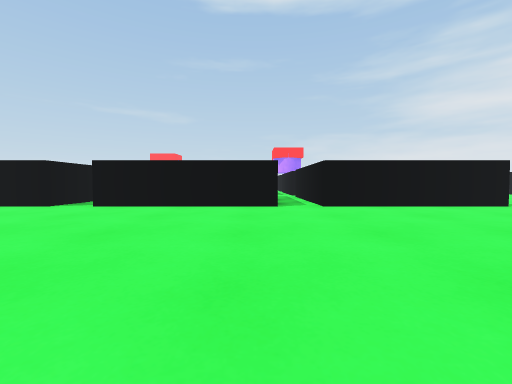
view 1 (above)

22 first-person views from a walk through a 3-D level made in the Unity game engine. The camera is 0.51 m above the floor, tilts 2° down and sees 90° across. The floor is counted in squares, 1 m on a side. Each view is taken from the middle of a square. On the plan, view 1 faces up. The plan holds only what a view shows up to about 9 squares ahead; the rest is blank. The place goes on beyond the plan.

view 2
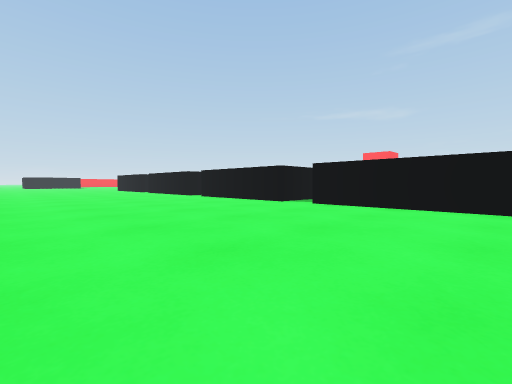

view 3
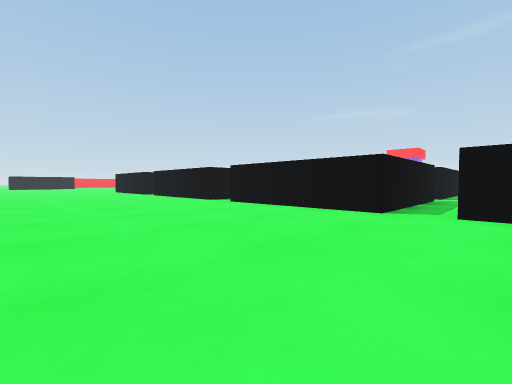

view 4
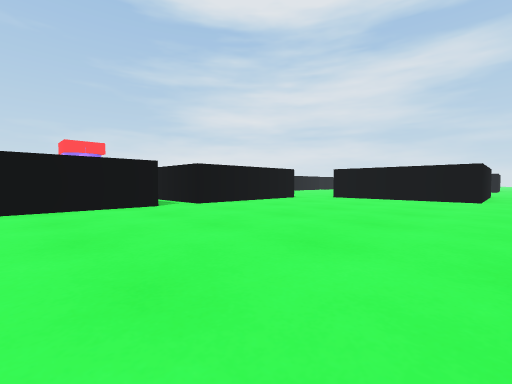

view 5
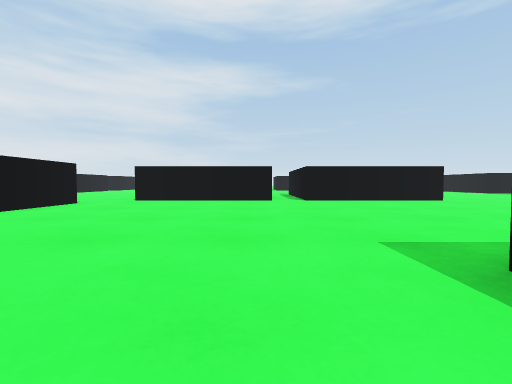

view 6
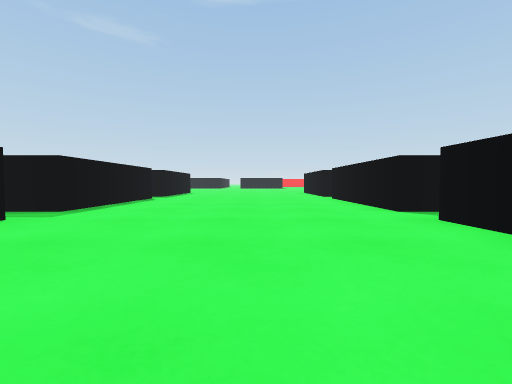

view 7
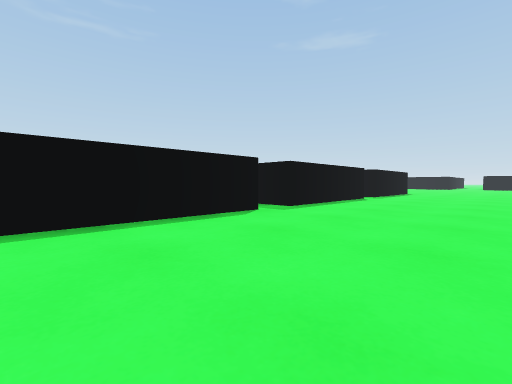

view 8
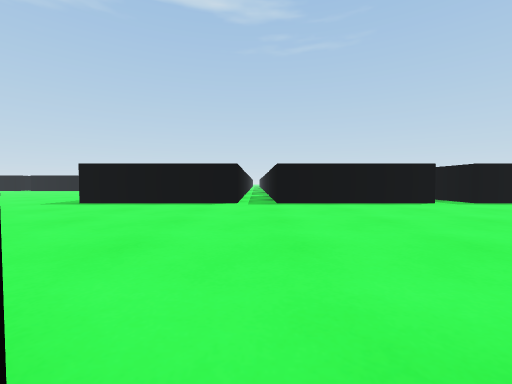

view 9
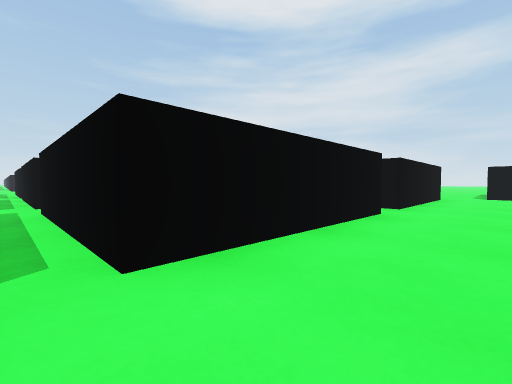

view 10
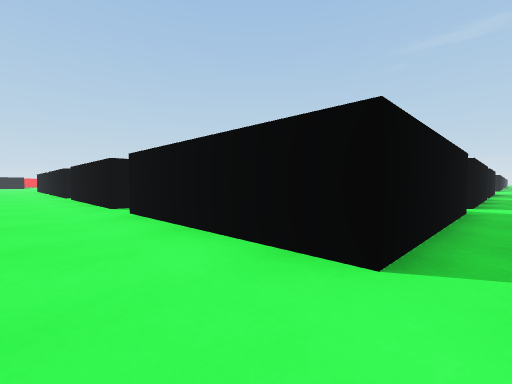

view 11
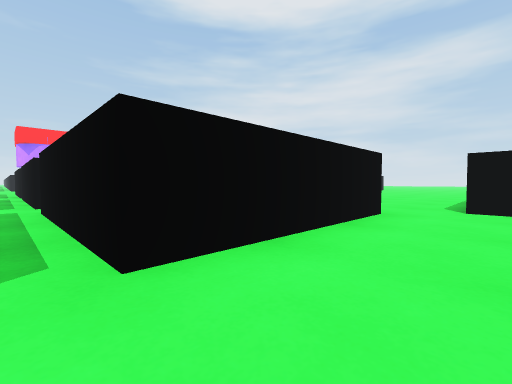

view 12
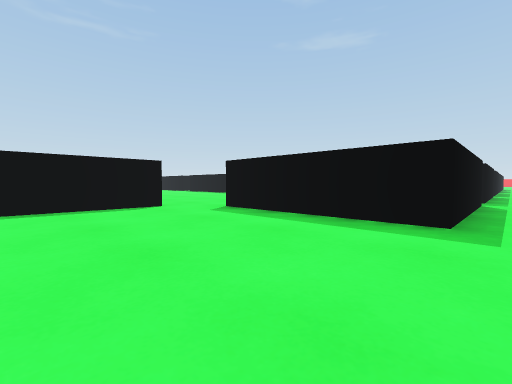

view 13
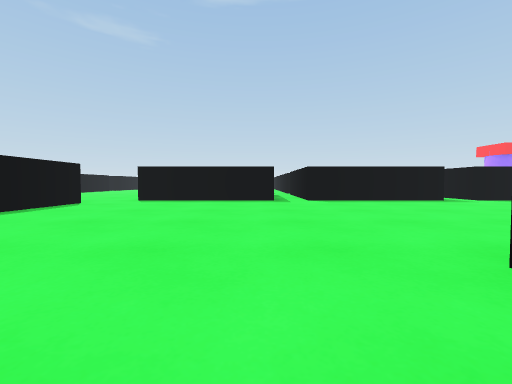

view 14
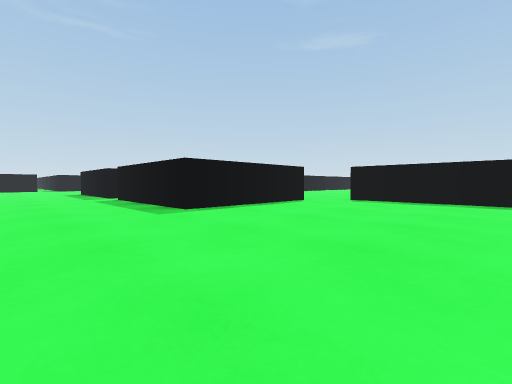

view 15
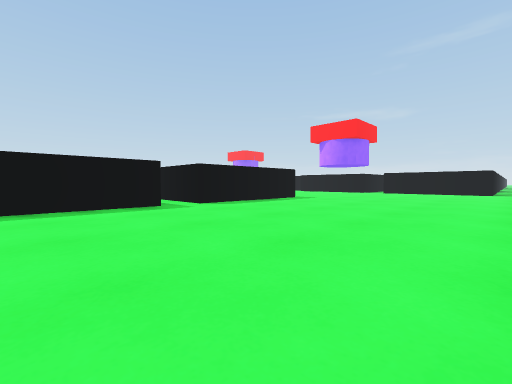

view 16
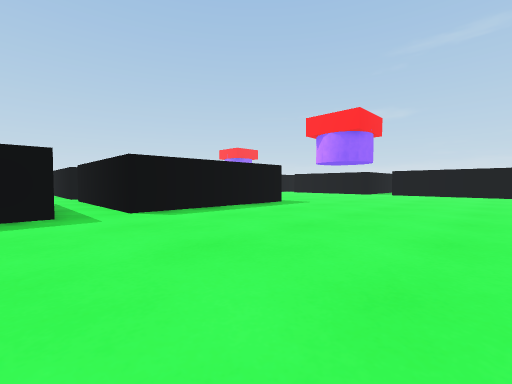

view 17
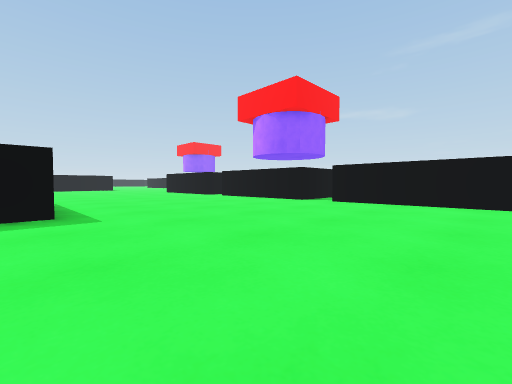

view 18
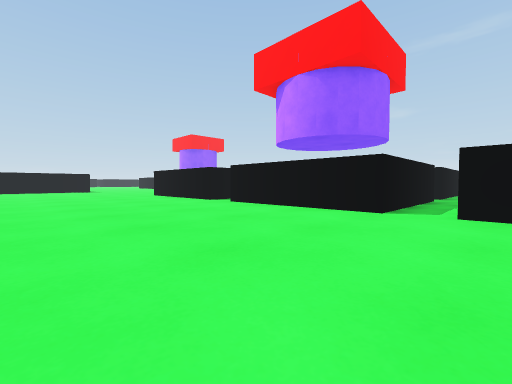

view 19
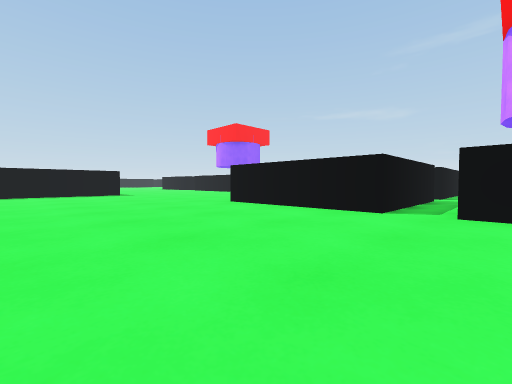

view 20
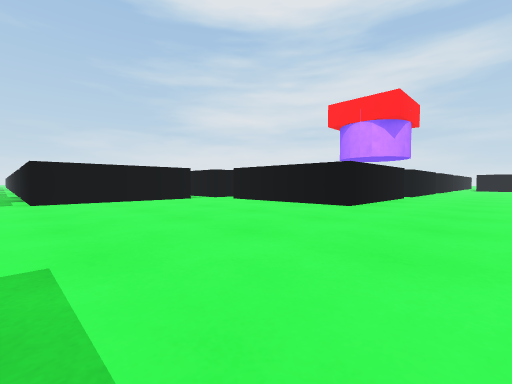

view 21
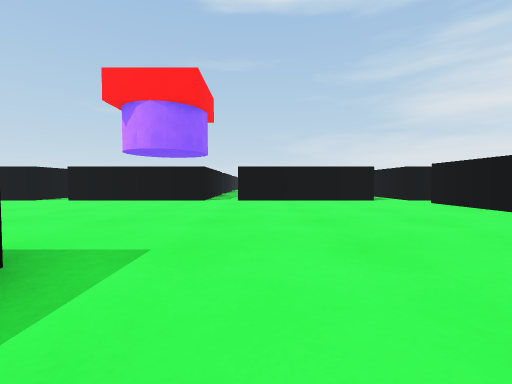

view 22
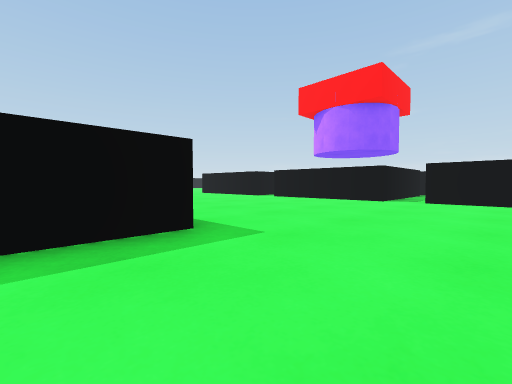

### Floor plan
Ten units are one square. View 1 is at (0, 0); x grows to the right and y downward. Boxes are objects, and circles mark ways between rooms. Rooms are numbered by the first view taken in them; rooms with no view inside come last. Other rooms are left out.
<svg viewBox="-140 -310 250 330">
<path fill="none" stroke="#000" d="M-36 5 5 5M-35 12 -35 8M-45 -55 -86 -55M5 -55 -35 -55M-86 5 -45 5 -45 15M-95 -55 -135 -55M45 -55 15 -55M65 -5 65 -45M65 15 65 5M-135 5 -95 5 -95 15M-45 -96 -45 -55M-35 -55 -35 -96M5 -161 5 -155M55 -196 55 -155 14 -155M55 -146 55 -105 40 -105M15 -95 55 -95 55 -55 45 -55M55 -255 14 -255M5 -274 5 -255 -35 -255 -35 -296M101 -255 64 -255M-95 -246 -95 -210M-45 -305 -85 -305M65 -45 105 -45 105 -5M-95 -305 -135 -305M65 5 80 5M101 -5 65 -5M105 5 105 12M-32 -95 5 -95 5 -65M15 -55 15 -95M5 -145 5 -105M5 -155 -12 -155M15 -105 15 -145"/>
<rect x="15" y="-275" width="10" height="10" fill="#bbb"><title>other object</title></rect>
<circle cx="-40" cy="-50" r="3" fill="#2a7"/>
<circle cx="55" cy="-50" r="3" fill="#2a7"/>
<circle cx="70" cy="0" r="3" fill="#2a7"/>
<circle cx="10" cy="-50" r="3" fill="#2a7"/>
<circle cx="-30" cy="-100" r="3" fill="#2a7"/>
<circle cx="20" cy="-100" r="3" fill="#2a7"/>
<circle cx="15" cy="-155" r="3" fill="#2a7"/>
<circle cx="10" cy="-110" r="3" fill="#2a7"/>
<text x="-30" y="-20">1</text>
<text x="-50" y="-100">2</text>
<text x="10" y="-180">3</text>
<text x="0" y="-100">4</text>
<text x="0" y="-150">5</text>
</svg>
Room 1 opens to room 2. Room 1 opens to room 3. Room 1 opens to room 4. Room 2 opens to room 4. Room 3 opens to room 4. Room 3 opens to room 5. Room 4 opens to room 5.

Where each view was taken, in squares from view 1:
view 1: 0 up, 0 right, facing up
view 2: 0 up, 0 right, facing up-left
view 3: 1 up, 3 left, facing up-left
view 4: 0 up, 2 left, facing up-right
view 5: 1 up, 1 left, facing right
view 6: 3 up, 5 left, facing left
view 7: 3 up, 5 left, facing down-left
view 8: 6 up, 4 left, facing down
view 9: 4 up, 4 left, facing up-right
view 10: 4 up, 1 right, facing up-left
view 11: 4 up, 1 right, facing up-right
view 12: 10 up, 9 right, facing down-left
view 13: 9 up, 13 right, facing left
view 14: 9 up, 13 right, facing down-left
view 15: 12 up, 11 right, facing up-left
view 16: 14 up, 10 right, facing up-left
view 17: 19 up, 10 right, facing up-left
view 18: 21 up, 7 right, facing up-left
view 19: 21 up, 2 right, facing up-left
view 20: 23 up, 9 left, facing up-right
view 21: 23 up, 8 left, facing up
view 22: 23 up, 7 left, facing up-left
